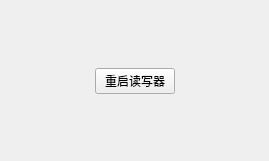
<?xml version="1.0" encoding="UTF-8"?>
<ui version="4.0">
 <class>RebootDeviceForm</class>
 <widget class="QWidget" name="RebootDeviceForm">
  <property name="geometry">
   <rect>
    <x>0</x>
    <y>0</y>
    <width>269</width>
    <height>161</height>
   </rect>
  </property>
  <property name="windowTitle">
   <string>Form</string>
  </property>
  <layout class="QGridLayout" name="gridLayout">
   <item row="0" column="1">
    <spacer name="verticalSpacer_2">
     <property name="orientation">
      <enum>Qt::Vertical</enum>
     </property>
     <property name="sizeHint" stdset="0">
      <size>
       <width>20</width>
       <height>51</height>
      </size>
     </property>
    </spacer>
   </item>
   <item row="1" column="0">
    <spacer name="horizontalSpacer">
     <property name="orientation">
      <enum>Qt::Horizontal</enum>
     </property>
     <property name="sizeHint" stdset="0">
      <size>
       <width>79</width>
       <height>20</height>
      </size>
     </property>
    </spacer>
   </item>
   <item row="1" column="1">
    <widget class="QPushButton" name="pushButton">
     <property name="text">
      <string>重启读写器</string>
     </property>
    </widget>
   </item>
   <item row="1" column="2">
    <spacer name="horizontalSpacer_2">
     <property name="orientation">
      <enum>Qt::Horizontal</enum>
     </property>
     <property name="sizeHint" stdset="0">
      <size>
       <width>79</width>
       <height>20</height>
      </size>
     </property>
    </spacer>
   </item>
   <item row="2" column="1">
    <spacer name="verticalSpacer">
     <property name="orientation">
      <enum>Qt::Vertical</enum>
     </property>
     <property name="sizeHint" stdset="0">
      <size>
       <width>20</width>
       <height>51</height>
      </size>
     </property>
    </spacer>
   </item>
  </layout>
 </widget>
 <resources/>
 <connections/>
</ui>
